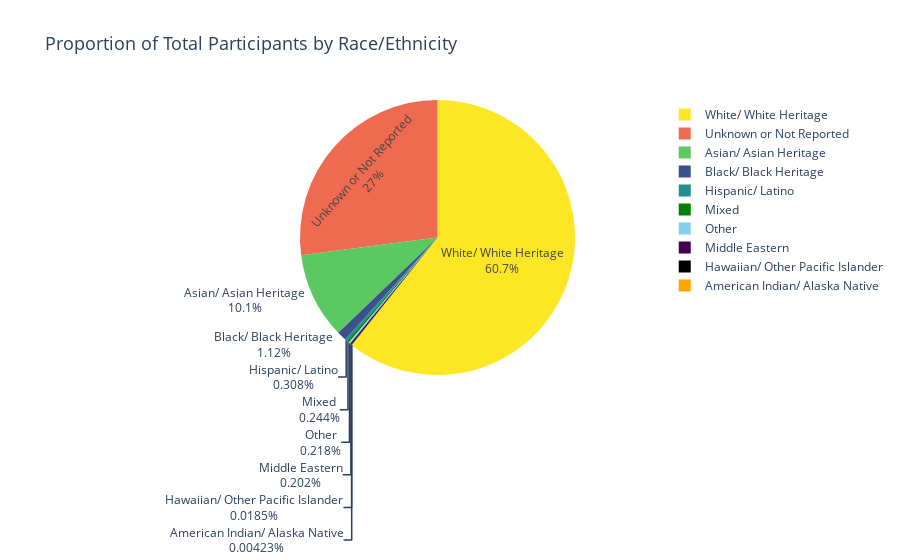

Notebook code cell kept with this figure:
### Code cell
# Calculate the total number of participants by race/ethnicity
total_participants = trial_results_race[['White/ White Heritage', 'Black/ Black Heritage', 'Hispanic/ Latino', 'Asian/ Asian Heritage', 'Unknown or Not Reported', 'American Indian/ Alaska Native', 'Middle Eastern', 'Hawaiian/ Other Pacific Islander', 'Other', 'Mixed']].sum()

# Define the colors for each race/ethnicity
colors = ['#fde624', '#3b518b', '#21908c', '#5cc862', '#EE6A50', 'orange', '#430154', 'black', 'skyblue', 'green']

# Create a Pie chart figure
fig = go.Figure(data=[go.Pie(
    labels=total_participants.index,
    values=total_participants,
    textinfo='label+percent',
    hovertemplate='%{label}<br>%{value}<br>%{percent:.1%}',
    marker=dict(colors=colors),
)])

# Set the title
fig.update_layout(
    title='Proportion of Total Participants by Race/Ethnicity',
    title_font_size=18,
)

# Show the interactive chart
fig.show()

### Figure 1 — Plotly figure (JSON) as saved in the notebook; plotly's stock layout.template omitted (floating-point values rounded to 4 significant figures)
{"data": [{"hovertemplate": "%{label}<br>%{value}<br>%{percent:.1%}", "labels": ["White/ White Heritage", "Black/ Black Heritage", "Hispanic/ Latino", "Asian/ Asian Heritage", "Unknown or Not Reported", "American Indian/ Alaska Native", "Middle Eastern", "Hawaiian/ Other Pacific Islander", "Other", "Mixed"], "marker": {"colors": ["#fde624", "#3b518b", "#21908c", "#5cc862", "#EE6A50", "orange", "#430154", "black", "skyblue", "green"]}, "textinfo": "label+percent", "type": "pie", "values": [114944, 2122, 583, 19147, 51201, 8, 382, 35, 412, 462]}], "layout": {"title": {"font": {"size": 18}, "text": "Proportion of Total Participants by Race/Ethnicity"}}}
